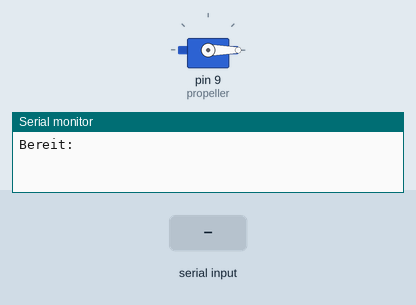
Recording of a sketch running on a simulated Arduino Uno, built with avr-gcc and run on an emulated ATmega328P. On the bench: servo, the last lines printed to the serial monitor. Inputs (shaded band) come from the test bench.

Above: at 1.2 s.
1.3 s: "90,45\n" received over Serial
At 2.5 s:
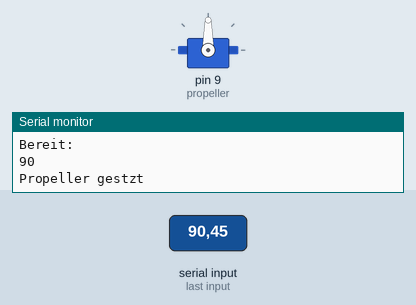
2.8 s: "30,150\n" received over Serial
At 3.6 s:
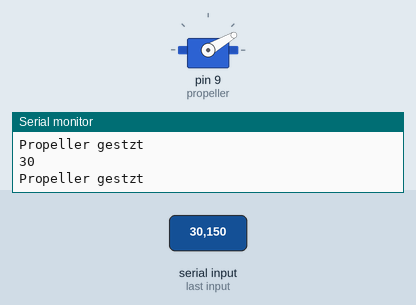
4.3 s: "90\n" received over Serial
At 4.8 s:
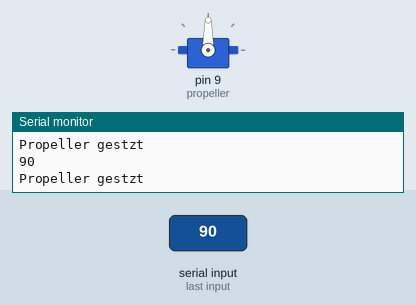
Timing chart, 0 to 7.3 s (numbered marks = the images above; inputs shaded):
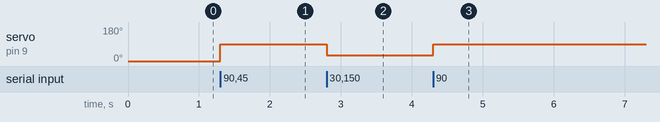

The sketch:

propelleransteuerung.ino
```cpp
#include <Servo.h>

Servo propeller;
int pos=0;
char buf[20];
uint8_t cbuf=0;

void setup() {
  propeller.attach(9);
  propeller.write(0);
  Serial.begin(115200);
  Serial.println("Bereit:");
}

void loop()
{
uint16_t result=parse();

if(result !=-1)
{
  Serial.println(result);
  if((result>=0) && (result<=180)) {
    propeller.write(result);
    Serial.println("Propeller gestzt");
  }
}

}

int16_t parse()
{

  if(Serial.available()>0) {
    buf[cbuf]=Serial.read();

    if(buf[cbuf]==0x0A) {
      //zahl lesewn
      //Serial.println("Neue Zeile erkannt:");
      buf[cbuf]=0x00;
      int16_t paresei=atoi(buf);
      //Serial.println(paresei);
      clearbuf();
      cbuf=0;
      return(paresei);
    }

    else{
    cbuf++;
    if(cbuf>=20) {
      clearbuf();
      cbuf=0;
      Serial.println("Ueberlauf");
    }
    }

  }
  return(-1);
}


void clearbuf() {
  for(uint8_t cnt=0; cnt<20; cnt++) {
    buf[cnt]=0;
  }
}
```

Measured:
- after the input at 1.3 s, servo on pin 9 (propeller): 0° → 90° at once
- after the input at 2.8 s, servo on pin 9 (propeller): 90° → 30° at once
- after the input at 4.3 s, servo on pin 9 (propeller): 30° → 90° at once
